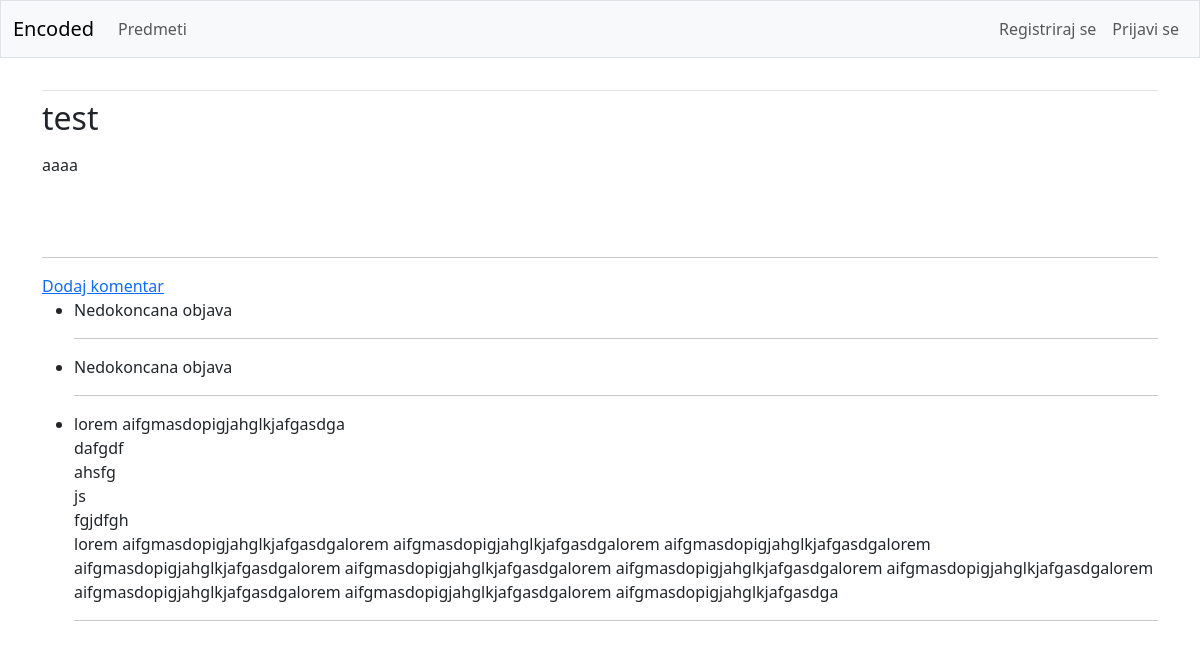
The app's page /topic/1/1 with its own data.
### bounties/models.py (models this page shows, shortened)
class Bounty(models.Model):
    owner=models.ForeignKey(User, on_delete=models.CASCADE)
    name=models.CharField(max_length=200)
    subject=models.ForeignKey(Subject, on_delete=models.CASCADE)
    topic=models.ForeignKey(Topic, on_delete=models.CASCADE)
    date_added=models.DateTimeField(auto_now_add=True)
    text=models.TextField(default="Nedokoncana objava")
    class Meta:
        verbose_name_plural = 'bounties'

class Comment(models.Model):
    owner=models.ForeignKey(User, on_delete=models.CASCADE)
    bounty=models.ForeignKey(Bounty, on_delete=models.CASCADE)
    date_added=models.DateTimeField(auto_now_add=True)
    text=models.TextField(default="Nedokoncana objava")

### bounties/views.py (the view)
# urls.py: path('topic/<int:topic_id>/<int:bounty_id>', views.bounty, name='bounty'),
def bounty(request, topic_id, bounty_id):
    topic=Topic.objects.get(id=topic_id)
    bounty=topic.bounty_set.get(id=bounty_id)
    comments=bounty.comment_set.all()
    context={'bounty': bounty, 'comments': comments, 'topic_id': topic_id}
    return render(request, 'bounties/bounty.html', context)

### bounties/templates/bounties/bounty.html (shortened to what this page needs)
{% extends 'bounties/base.html' %}
{% block content %}
<h2>{{ bounty.name }}</h2>
<p>{{ bounty.text|linebreaks }}</p>
<br/>
<br/>
<hr/>
<a href="{% url 'bounties:new_comment' topic_id bounty.id %}">Dodaj komentar</a>
<ul>
    {% for comment in comments %}
      <li>{{ comment.text|linebreaks }}</li>
      <hr>
    {% empty %}
      <li>Nihče še ni komentiral</li>
    {% endfor %}
</ul>
{% endblock content %}

### records on screen
Bounty: name "test", text "aaaa"
Comment: text "Nedokoncana objava"
Comment: text "Nedokoncana objava"
Comment: text "lorem aifgmasdopigjahglkjafgasdga dafgdf ahsfg js fgjdfgh lorem aifgmasdopigjahglkjafgasdgalorem aifgmasdopigjahglkjafgasdgalorem aifgmasdopigjahglkjafgasdgalorem aifgmasdopigjahglkjafgasdgalorem aifgmasdopigjahglkjafgasdgalorem aifgmasdopigjahglkjafgasdgalorem aifgmasdopigjahglkjafgasdgalorem aifgmasdopigjahglkjafgasdgalorem aifgmasdopigjahglkjafgasdgalorem aifgmasdopigjahglkjafgasdga"
